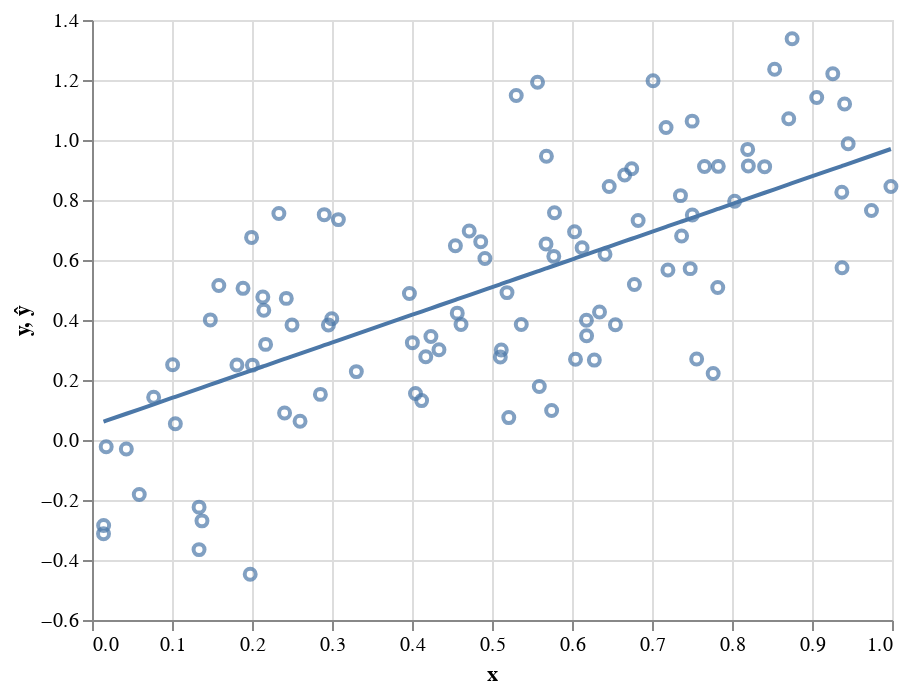

Notebook code for this chart:
### Markdown cell above
Let's see what this model looks like:

### Code cell
model = LinearModel(α, β)
ŷ = model.predict(X)
data_df = pd.DataFrame({'y':y, 'ŷ':ŷ, 'x':X[:,0]})
alt.Chart(data_df).mark_point().encode(x='x', y='y') + \
alt.Chart(data_df).mark_line().encode(x='x', y='ŷ')

### Figure 1 — Vega-Lite specification as saved in the notebook (floating-point values rounded to 4 significant figures)
{"$schema": "https://vega.github.io/schema/vega-lite/v3.4.0.json", "config": {"mark": {"tooltip": null}, "view": {"height": 300, "width": 400}}, "data": {"name": "data-371401e6894318dab2547afa63b2c31c"}, "datasets": {"data-371401e6894318dab2547afa63b2c31c": [{"x": 0.4613, "y": 0.385, "ŷ": 0.4738}, {"x": 0.3304, "y": 0.228, "ŷ": 0.3529}, {"x": 0.2407, "y": 0.09022, "ŷ": 0.2701}, {"x": 0.0144, "y": -0.3123, "ŷ": 0.06113}, {"x": 0.926, "y": 1.221, "ŷ": 0.9029}, {"x": 0.7199, "y": 0.5668, "ŷ": 0.7126}, {"x": 0.2336, "y": 0.7551, "ŷ": 0.2635}, {"x": 0.5366, "y": 0.3852, "ŷ": 0.5433}, {"x": 0.5569, "y": 1.193, "ŷ": 0.5621}, {"x": 0.568, "y": 0.9461, "ŷ": 0.5723}, {"x": 0.737, "y": 0.6803, "ŷ": 0.7284}, {"x": 0.5675, "y": 0.6535, "ŷ": 0.5719}, {"x": 0.412, "y": 0.1313, "ŷ": 0.4283}, {"x": 0.9452, "y": 0.9875, "ŷ": 0.9206}, {"x": 0.7477, "y": 0.5712, "ŷ": 0.7383}, {"x": 0.8033, "y": 0.796, "ŷ": 0.7896}, {"x": 0.1042, "y": 0.05421, "ŷ": 0.144}, {"x": 0.1888, "y": 0.5055, "ŷ": 0.2221}, {"x": 0.1479, "y": 0.4003, "ŷ": 0.1844}, {"x": 0.4859, "y": 0.6606, "ŷ": 0.4965}, {"x": 0.2147, "y": 0.4325, "ŷ": 0.2461}, {"x": 0.6465, "y": 0.8447, "ŷ": 0.6448}, {"x": 0.8196, "y": 0.9686, "ŷ": 0.8046}, {"x": 0.2997, "y": 0.4042, "ŷ": 0.3246}, {"x": 0.6181, "y": 0.3992, "ŷ": 0.6185}, {"x": 0.6044, "y": 0.269, "ŷ": 0.6059}, {"x": 0.9372, "y": 0.8256, "ŷ": 0.9132}, {"x": 0.9407, "y": 1.12, "ŷ": 0.9165}, {"x": 0.6658, "y": 0.8833, "ŷ": 0.6627}, {"x": 0.4236, "y": 0.3449, "ŷ": 0.439}, {"x": 0.7765, "y": 0.2219, "ŷ": 0.7648}, {"x": 0.6413, "y": 0.6191, "ŷ": 0.64}, {"x": 0.5591, "y": 0.1784, "ŷ": 0.5641}, {"x": 0.6182, "y": 0.3475, "ŷ": 0.6187}, {"x": 0.8204, "y": 0.9136, "ŷ": 0.8054}, {"x": 0.7502, "y": 1.063, "ŷ": 0.7405}, {"x": 0.2955, "y": 0.3833, "ŷ": 0.3207}, {"x": 0.1995, "y": 0.6753, "ŷ": 0.232}, {"x": 0.521, "y": 0.0747, "ŷ": 0.5289}, {"x": 0.2903, "y": 0.7512, "ŷ": 0.3159}, {"x": 0.2601, "y": 0.06232, "ŷ": 0.288}, {"x": 0.4172, "y": 0.2772, "ŷ": 0.4331}, {"x": 0.05909, "y": -0.1818, "ŷ": 0.1024}, {"x": 0.6126, "y": 0.6408, "ŷ": 0.6135}, {"x": 0.678, "y": 0.5184, "ŷ": 0.6739}, {"x": 0.9059, "y": 1.142, "ŷ": 0.8843}, {"x": 0.9375, "y": 0.5739, "ŷ": 0.9135}, {"x": 0.7013, "y": 1.198, "ŷ": 0.6954}, {"x": 0.6543, "y": 0.3842, "ŷ": 0.652}, {"x": 0.6747, "y": 0.9043, "ŷ": 0.6708}, {"x": 0.7558, "y": 0.2697, "ŷ": 0.7457}, {"x": 0.4337, "y": 0.3006, "ŷ": 0.4483}, {"x": 0.7356, "y": 0.8145, "ŷ": 0.727}, {"x": 0.7829, "y": 0.9121, "ŷ": 0.7707}, {"x": 0.4911, "y": 0.6051, "ŷ": 0.5013}, {"x": 0.1375, "y": -0.2695, "ŷ": 0.1748}, {"x": 0.2135, "y": 0.4767, "ŷ": 0.245}, {"x": 0.8533, "y": 1.236, "ŷ": 0.8357}, {"x": 0.01454, "y": -0.2847, "ŷ": 0.06127}, {"x": 0.5104, "y": 0.2764, "ŷ": 0.5191}, {"x": 0.5116, "y": 0.3001, "ŷ": 0.5202}, {"x": 0.1338, "y": -0.3654, "ŷ": 0.1714}, {"x": 0.3968, "y": 0.4881, "ŷ": 0.4142}, {"x": 0.7176, "y": 1.041, "ŷ": 0.7104}, {"x": 0.8408, "y": 0.9112, "ŷ": 0.8242}, {"x": 0.7504, "y": 0.7501, "ŷ": 0.7407}, {"x": 0.7822, "y": 0.5081, "ŷ": 0.7701}, {"x": 0.2429, "y": 0.472, "ŷ": 0.2721}, {"x": 0.6344, "y": 0.4266, "ŷ": 0.6336}, {"x": 0.5745, "y": 0.09833, "ŷ": 0.5784}, {"x": 0.1585, "y": 0.5151, "ŷ": 0.1942}, {"x": 0.6032, "y": 0.6939, "ŷ": 0.6048}, {"x": 0.7657, "y": 0.9114, "ŷ": 0.7548}, {"x": 0.5303, "y": 1.148, "ŷ": 0.5375}, {"x": 0.1008, "y": 0.2509, "ŷ": 0.1409}, {"x": 0.308, "y": 0.7346, "ŷ": 0.3322}, {"x": 0.4566, "y": 0.4229, "ŷ": 0.4694}, {"x": 0.04292, "y": -0.03004, "ŷ": 0.08747}, {"x": 0.4043, "y": 0.155, "ŷ": 0.4212}, {"x": 0.8751, "y": 1.338, "ŷ": 0.8559}, {"x": 0.2855, "y": 0.152, "ŷ": 0.3114}, {"x": 0.4005, "y": 0.3245, "ŷ": 0.4176}, {"x": 0.4543, "y": 0.6478, "ŷ": 0.4673}, {"x": 0.6827, "y": 0.7315, "ŷ": 0.6782}, {"x": 0.07707, "y": 0.1423, "ŷ": 0.119}, {"x": 0.217, "y": 0.3187, "ŷ": 0.2482}, {"x": 0.5773, "y": 0.6121, "ŷ": 0.5809}, {"x": 0.6279, "y": 0.2664, "ŷ": 0.6276}, {"x": 0.25, "y": 0.3836, "ŷ": 0.2787}, {"x": 0.01775, "y": -0.02232, "ŷ": 0.06423}, {"x": 0.1978, "y": -0.4474, "ŷ": 0.2304}, {"x": 0.1338, "y": -0.2238, "ŷ": 0.1714}, {"x": 0.9986, "y": 0.8452, "ŷ": 0.97}, {"x": 0.4715, "y": 0.6966, "ŷ": 0.4832}, {"x": 0.2005, "y": 0.2496, "ŷ": 0.233}, {"x": 0.1812, "y": 0.2499, "ŷ": 0.2151}, {"x": 0.8709, "y": 1.071, "ŷ": 0.852}, {"x": 0.5187, "y": 0.4913, "ŷ": 0.5268}, {"x": 0.5781, "y": 0.7575, "ŷ": 0.5816}, {"x": 0.9743, "y": 0.765, "ŷ": 0.9475}]}, "layer": [{"encoding": {"x": {"field": "x", "type": "quantitative"}, "y": {"field": "y", "type": "quantitative"}}, "mark": "point"}, {"encoding": {"x": {"field": "x", "type": "quantitative"}, "y": {"field": "ŷ", "type": "quantitative"}}, "mark": "line"}]}
